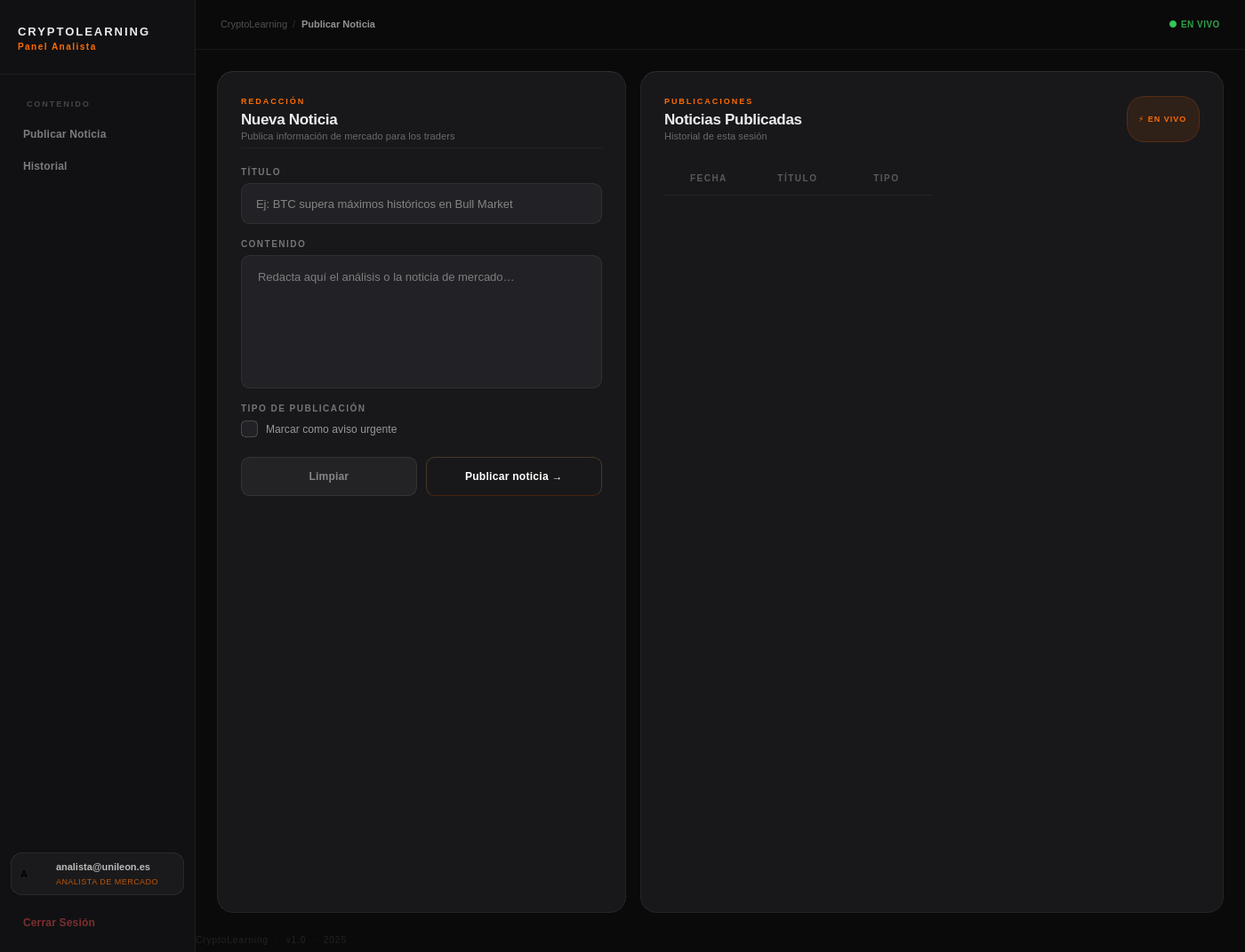
<?xml version="1.0" encoding="UTF-8"?>
<ui version="4.0">
 <class>AnalistaWindow</class>
 <widget class="QMainWindow" name="AnalistaWindow">
  <property name="geometry">
   <rect><x>0</x><y>0</y><width>1400</width><height>860</height></rect>
  </property>
  <property name="windowTitle">
   <string>CryptoLearning — Panel Analista</string>
  </property>

  <property name="styleSheet">
   <string notr="true">

/* ═══════════════════════════════════════════════════════════════════════
   CRYPTOLEARNING  ·  PANEL ANALISTA
   Apple Spatial Design  ·  Dark Matter Edition
   ═══════════════════════════════════════════════════════════════════════
   Palette:
     Surface-0  #0A0A0B   — void black
     Surface-1  #111113   — deep base
     Surface-2  #18181B   — card ground
     Surface-3  #222226   — raised card
     Surface-4  #2C2C31   — input field
     Divider    rgba(255,255,255,0.06)
     Border     rgba(255,255,255,0.10)
     Border-hi  rgba(255,255,255,0.16)
     Accent     #FF6B00   — CryptoOrange
     Accent-hi  #FF8C2A   — warm highlight
     Accent-glo rgba(255,107,0,0.14)
     Text-pri   rgba(255,255,255,0.92)
     Text-sec   rgba(255,255,255,0.50)
     Text-ter   rgba(255,255,255,0.25)
   ═══════════════════════════════════════════════════════════════════════ */

/* ── BASE ───────────────────────────────────────────────────────────── */
QMainWindow, QWidget#centralwidget {
    background-color: #0A0A0B;
    font-family: "SF Pro Display", "Helvetica Neue", "Segoe UI Variable", Arial, sans-serif;
}
QFrame { background: transparent; border: none; }

/* ── SIDEBAR ────────────────────────────────────────────────────────── */
QFrame#sidebar {
    background-color: #111113;
    border-right: 1px solid rgba(255, 255, 255, 0.06);
}

/* ── LOGO ───────────────────────────────────────────────────────────── */
QLabel#lbl_sidebar_logo {
    color: rgba(255, 255, 255, 0.92);
    font-size: 13px;
    font-weight: 700;
    font-family: "SF Pro Display", "Helvetica Neue", Arial, sans-serif;
    letter-spacing: 2px;
    qproperty-alignment: AlignLeft;
}
QLabel#lbl_sidebar_sub {
    color: #FF6B00;
    font-size: 10px;
    font-weight: 500;
    font-family: "SF Pro Text", "Helvetica Neue", Arial, sans-serif;
    letter-spacing: 1.5px;
    qproperty-alignment: AlignLeft;
}

/* ── SEPARADOR ──────────────────────────────────────────────────────── */
QFrame#sep_sidebar {
    background-color: rgba(255, 255, 255, 0.06);
    min-height: 1px;
    max-height: 1px;
    border: none;
}

/* ── SECCIÓN NAV LABEL ──────────────────────────────────────────────── */
QLabel#lbl_nav_section {
    color: rgba(255, 255, 255, 0.22);
    font-size: 9px;
    font-weight: 600;
    font-family: "SF Pro Text", "Helvetica Neue", Arial, sans-serif;
    letter-spacing: 2px;
    padding-left: 16px;
}

/* ── BOTONES NAV ────────────────────────────────────────────────────── */
QPushButton#btn_nav_noticias,
QPushButton#btn_nav_historial,
QPushButton#btn_nav_salir {
    background: transparent;
    color: rgba(255, 255, 255, 0.45);
    font-size: 12px;
    font-weight: 500;
    font-family: "SF Pro Text", "Helvetica Neue", Arial, sans-serif;
    letter-spacing: 0.2px;
    border: none;
    border-radius: 10px;
    padding: 10px 14px 10px 14px;
    text-align: left;
}
QPushButton#btn_nav_noticias:hover,
QPushButton#btn_nav_historial:hover {
    background: rgba(255, 255, 255, 0.05);
    color: rgba(255, 255, 255, 0.80);
}
QPushButton#btn_nav_noticias:pressed,
QPushButton#btn_nav_historial:pressed {
    background: rgba(255, 107, 0, 0.10);
    color: #FF8C2A;
}
QPushButton#btn_nav_salir {
    color: rgba(255, 80, 80, 0.45);
}
QPushButton#btn_nav_salir:hover {
    background: rgba(255, 60, 60, 0.07);
    color: rgba(255, 100, 100, 0.80);
}

/* ── INDICADOR ACTIVO ───────────────────────────────────────────────── */
QPushButton#btn_nav_noticias[active="true"] {
    background: rgba(255, 107, 0, 0.12);
    color: #FF8C2A;
}

/* ── AVATAR USUARIO ─────────────────────────────────────────────────── */
QFrame#user_pill {
    background: rgba(255, 255, 255, 0.04);
    border: 1px solid rgba(255, 255, 255, 0.08);
    border-radius: 12px;
}
QLabel#lbl_user_name {
    color: rgba(255, 255, 255, 0.70);
    font-size: 11px;
    font-weight: 500;
    font-family: "SF Pro Text", "Helvetica Neue", Arial, sans-serif;
}
QLabel#lbl_user_role {
    color: rgba(255, 107, 0, 0.70);
    font-size: 9px;
    font-weight: 400;
    font-family: "SF Pro Text", "Helvetica Neue", Arial, sans-serif;
    letter-spacing: 0.5px;
}
QLabel#lbl_user_avatar {
    background: qlineargradient(x1:0,y1:0,x2:1,y2:1,
        stop:0 #FF6B00, stop:1 #FF3D00);
    color: #000000;
    font-size: 11px;
    font-weight: 700;
    font-family: "SF Pro Display", "Helvetica Neue", Arial, sans-serif;
    border-radius: 10px;
    qproperty-alignment: AlignCenter;
}

/* ── ÁREA PRINCIPAL ─────────────────────────────────────────────────── */
QFrame#main_area {
    background-color: #0A0A0B;
}

/* ── TOPBAR ─────────────────────────────────────────────────────────── */
QFrame#topbar {
    background-color: rgba(10, 10, 11, 0.85);
    border-bottom: 1px solid rgba(255, 255, 255, 0.06);
}
QLabel#lbl_topbar_title {
    color: rgba(255, 255, 255, 0.92);
    font-size: 15px;
    font-weight: 600;
    font-family: "SF Pro Display", "Helvetica Neue", Arial, sans-serif;
    letter-spacing: -0.2px;
}
QLabel#lbl_topbar_breadcrumb {
    color: rgba(255, 255, 255, 0.28);
    font-size: 11px;
    font-weight: 400;
    font-family: "SF Pro Text", "Helvetica Neue", Arial, sans-serif;
}
QLabel#lbl_topbar_breadcrumb_sep {
    color: rgba(255, 255, 255, 0.15);
    font-size: 11px;
    font-family: "SF Pro Text", "Helvetica Neue", Arial, sans-serif;
}
QLabel#lbl_topbar_breadcrumb_active {
    color: rgba(255, 255, 255, 0.55);
    font-size: 11px;
    font-weight: 500;
    font-family: "SF Pro Text", "Helvetica Neue", Arial, sans-serif;
}

/* ── BADGE LIVE ─────────────────────────────────────────────────────── */
QLabel#lbl_live_dot {
    background: #34C759;
    border-radius: 4px;
    min-width: 8px;
    max-width: 8px;
    min-height: 8px;
    max-height: 8px;
}
QLabel#lbl_live_text {
    color: rgba(52, 199, 89, 0.80);
    font-size: 10px;
    font-weight: 600;
    font-family: "SF Pro Text", "Helvetica Neue", Arial, sans-serif;
    letter-spacing: 0.5px;
}

/* ── CARD GLASSMORPHISM ─────────────────────────────────────────────── */
QFrame#card_publicar {
    background-color: #18181B;
    border: 1px solid rgba(255, 255, 255, 0.08);
    border-top: 1px solid rgba(255, 255, 255, 0.12);
    border-radius: 18px;
}
QFrame#card_historial {
    background-color: #18181B;
    border: 1px solid rgba(255, 255, 255, 0.08);
    border-top: 1px solid rgba(255, 255, 255, 0.12);
    border-radius: 18px;
}

/* ── ACCENT LINE TOP CARD ───────────────────────────────────────────── */
QFrame#card_accent_pub,
QFrame#card_accent_hist {
    background: qlineargradient(
        x1:0, y1:0, x2:1, y2:0,
        stop:0.00 rgba(255, 107, 0,   0),
        stop:0.30 rgba(255, 107, 0, 160),
        stop:0.50 rgba(255, 160, 0, 255),
        stop:0.70 rgba(255, 107, 0, 160),
        stop:1.00 rgba(255, 107, 0,   0)
    );
    min-height: 1px;
    max-height: 1px;
    border: none;
    border-radius: 0px;
}

/* ── TÍTULOS DE CARD ────────────────────────────────────────────────── */
QLabel#lbl_card_eyebrow,
QLabel#lbl_hist_eyebrow {
    color: #FF6B00;
    font-size: 9px;
    font-weight: 600;
    font-family: "SF Pro Text", "Helvetica Neue", Arial, sans-serif;
    letter-spacing: 2px;
}
QLabel#lbl_card_titulo,
QLabel#lbl_hist_titulo {
    color: rgba(255, 255, 255, 0.92);
    font-size: 17px;
    font-weight: 600;
    font-family: "SF Pro Display", "Helvetica Neue", Arial, sans-serif;
    letter-spacing: -0.3px;
}
QLabel#lbl_card_desc,
QLabel#lbl_hist_desc {
    color: rgba(255, 255, 255, 0.35);
    font-size: 11px;
    font-weight: 400;
    font-family: "SF Pro Text", "Helvetica Neue", Arial, sans-serif;
    letter-spacing: 0.1px;
}

/* ── ETIQUETAS CAMPO ────────────────────────────────────────────────── */
QLabel#lbl_f_titulo,
QLabel#lbl_f_cuerpo,
QLabel#lbl_f_tipo {
    color: rgba(255, 255, 255, 0.40);
    font-size: 10px;
    font-weight: 600;
    font-family: "SF Pro Text", "Helvetica Neue", Arial, sans-serif;
    letter-spacing: 1.5px;
}

/* ── INPUT TITLE ────────────────────────────────────────────────────── */
QLineEdit#input_titulo {
    background-color: #222226;
    border: 1px solid rgba(255, 255, 255, 0.08);
    border-radius: 10px;
    color: rgba(255, 255, 255, 0.88);
    padding: 11px 14px;
    font-size: 13px;
    font-weight: 400;
    font-family: "SF Pro Text", "Helvetica Neue", Arial, sans-serif;
    min-height: 22px;
    selection-background-color: rgba(255, 107, 0, 0.30);
    selection-color: #FFFFFF;
}
QLineEdit#input_titulo:hover {
    background-color: #27272C;
    border: 1px solid rgba(255, 255, 255, 0.13);
}
QLineEdit#input_titulo:focus {
    background-color: #222226;
    border: 1px solid rgba(255, 107, 0, 0.60);
    color: #FFFFFF;
}

/* ── TEXTAREA CUERPO ────────────────────────────────────────────────── */
QTextEdit#input_cuerpo {
    background-color: #222226;
    border: 1px solid rgba(255, 255, 255, 0.08);
    border-radius: 10px;
    color: rgba(255, 255, 255, 0.82);
    padding: 12px 14px;
    font-size: 13px;
    font-weight: 400;
    font-family: "SF Pro Text", "Helvetica Neue", Arial, sans-serif;
    selection-background-color: rgba(255, 107, 0, 0.30);
    selection-color: #FFFFFF;
}
QTextEdit#input_cuerpo:hover {
    background-color: #27272C;
    border: 1px solid rgba(255, 255, 255, 0.13);
}
QTextEdit#input_cuerpo:focus {
    background-color: #222226;
    border: 1px solid rgba(255, 107, 0, 0.60);
    color: #FFFFFF;
}

/* ── CHECKBOX ───────────────────────────────────────────────────────── */
QCheckBox#chk_aviso {
    color: rgba(255, 255, 255, 0.55);
    font-size: 12px;
    font-weight: 400;
    font-family: "SF Pro Text", "Helvetica Neue", Arial, sans-serif;
    letter-spacing: 0.1px;
    spacing: 9px;
}
QCheckBox#chk_aviso::indicator {
    width: 17px;
    height: 17px;
    border-radius: 5px;
    border: 1px solid rgba(255, 255, 255, 0.18);
    background-color: #222226;
}
QCheckBox#chk_aviso::indicator:hover {
    border: 1px solid rgba(255, 107, 0, 0.55);
    background-color: rgba(255, 107, 0, 0.08);
}
QCheckBox#chk_aviso::indicator:checked {
    background: qlineargradient(x1:0,y1:0,x2:1,y2:1,
        stop:0 #FF6B00, stop:1 #FF3D00);
    border: 1px solid rgba(255, 150, 50, 0.50);
}

/* ── BOTÓN PUBLICAR (CTA primario) ──────────────────────────────────── */
QPushButton#btn_publicar {
    background: qlineargradient(
        x1:0, y1:0, x2:0, y2:1,
        stop:0.0  #FF7A1A,
        stop:1.0  #FF5500
    );
    color: #FFFFFF;
    font-weight: 600;
    font-size: 12px;
    font-family: "SF Pro Text", "Helvetica Neue", Arial, sans-serif;
    letter-spacing: 0.3px;
    border-radius: 10px;
    border: 1px solid rgba(255, 180, 80, 0.20);
    border-bottom: 1px solid rgba(150, 50, 0, 0.40);
    min-height: 42px;
    padding: 0 22px;
}
QPushButton#btn_publicar:hover {
    background: qlineargradient(
        x1:0, y1:0, x2:0, y2:1,
        stop:0.0  #FF8C2A,
        stop:1.0  #FF6600
    );
}
QPushButton#btn_publicar:pressed {
    background: qlineargradient(
        x1:0, y1:0, x2:0, y2:1,
        stop:0.0  #E05800,
        stop:1.0  #CC4400
    );
    padding-top: 1px;
}

/* ── BOTÓN LIMPIAR (secundario) ─────────────────────────────────────── */
QPushButton#btn_limpiar {
    background-color: rgba(255, 255, 255, 0.05);
    color: rgba(255, 255, 255, 0.45);
    font-size: 12px;
    font-weight: 500;
    font-family: "SF Pro Text", "Helvetica Neue", Arial, sans-serif;
    letter-spacing: 0.2px;
    border: 1px solid rgba(255, 255, 255, 0.10);
    border-radius: 10px;
    min-height: 42px;
    padding: 0 22px;
}
QPushButton#btn_limpiar:hover {
    background-color: rgba(255, 255, 255, 0.09);
    color: rgba(255, 255, 255, 0.75);
    border: 1px solid rgba(255, 255, 255, 0.18);
}
QPushButton#btn_limpiar:pressed {
    background-color: rgba(255, 255, 255, 0.04);
}

/* ── IMAGEN DECORATIVA CARD PUBLICAR ────────────────────────────────── */
QLabel#lbl_pub_image {
    border-radius: 10px;
    qproperty-alignment: AlignCenter;
}

/* ── TABLA ──────────────────────────────────────────────────────────── */
QTableWidget#tabla_noticias {
    background: transparent;
    border: none;
    gridline-color: rgba(255, 255, 255, 0.04);
    color: rgba(255, 255, 255, 0.80);
    font-size: 12px;
    font-weight: 400;
    font-family: "SF Pro Text", "Helvetica Neue", Arial, sans-serif;
    selection-background-color: rgba(255, 107, 0, 0.10);
    selection-color: rgba(255, 255, 255, 0.92);
    outline: none;
}
QTableWidget#tabla_noticias::item {
    padding: 11px 14px;
    border-bottom: 1px solid rgba(255, 255, 255, 0.04);
}
QTableWidget#tabla_noticias::item:selected {
    background-color: rgba(255, 107, 0, 0.08);
    color: rgba(255, 255, 255, 0.92);
    border-radius: 0px;
}
QTableWidget#tabla_noticias::item:hover {
    background-color: rgba(255, 255, 255, 0.03);
}
QHeaderView::section {
    background-color: transparent;
    color: rgba(255, 255, 255, 0.28);
    font-size: 10px;
    font-weight: 600;
    font-family: "SF Pro Text", "Helvetica Neue", Arial, sans-serif;
    letter-spacing: 1.5px;
    padding: 10px 14px;
    border: none;
    border-bottom: 1px solid rgba(255, 255, 255, 0.06);
}
QHeaderView::section:first {
    border-top-left-radius: 0px;
}
QHeaderView::section:last {
    border-top-right-radius: 0px;
}

/* ── SCROLLBAR ──────────────────────────────────────────────────────── */
QScrollBar:vertical {
    background: transparent;
    width: 5px;
    border-radius: 3px;
    margin: 4px 0;
}
QScrollBar::handle:vertical {
    background: rgba(255, 255, 255, 0.14);
    border-radius: 3px;
    min-height: 24px;
}
QScrollBar::handle:vertical:hover {
    background: rgba(255, 107, 0, 0.45);
}
QScrollBar::add-line:vertical,
QScrollBar::sub-line:vertical { height: 0; }
QScrollBar::add-page:vertical,
QScrollBar::sub-page:vertical { background: transparent; }

/* ── BADGE AVISO URGENTE ────────────────────────────────────────────── */
QLabel#lbl_badge_aviso {
    color: #FF6B00;
    background: rgba(255, 107, 0, 0.10);
    border: 1px solid rgba(255, 107, 0, 0.22);
    border-radius: 20px;
    font-size: 9px;
    font-weight: 600;
    font-family: "SF Pro Text", "Helvetica Neue", Arial, sans-serif;
    letter-spacing: 1px;
    padding: 3px 10px;
}

/* ── SEPARADOR INTERNO ──────────────────────────────────────────────── */
QFrame#sep_card {
    background-color: rgba(255, 255, 255, 0.05);
    min-height: 1px;
    max-height: 1px;
    border: none;
}

/* ── PIE ────────────────────────────────────────────────────────────── */
QLabel#lbl_version {
    color: rgba(255, 255, 255, 0.10);
    font-size: 10px;
    font-weight: 400;
    font-family: "SF Pro Text", "Helvetica Neue", Arial, sans-serif;
    letter-spacing: 1px;
    qproperty-alignment: AlignCenter;
}

   </string>
  </property>

  <widget class="QWidget" name="centralwidget">
   <layout class="QHBoxLayout" name="root_layout">
    <property name="spacing"><number>0</number></property>
    <property name="leftMargin"><number>0</number></property>
    <property name="topMargin"><number>0</number></property>
    <property name="rightMargin"><number>0</number></property>
    <property name="bottomMargin"><number>0</number></property>

    <!-- ══════════════════════════════════
         SIDEBAR — 220px fixed
         ══════════════════════════════════ -->
    <item>
     <widget class="QFrame" name="sidebar">
      <property name="minimumSize"><size><width>220</width><height>0</height></size></property>
      <property name="maximumSize"><size><width>220</width><height>16777215</height></size></property>
      <layout class="QVBoxLayout" name="vl_sidebar">
       <property name="spacing"><number>0</number></property>
       <property name="leftMargin"><number>0</number></property>
       <property name="topMargin"><number>0</number></property>
       <property name="rightMargin"><number>0</number></property>
       <property name="bottomMargin"><number>0</number></property>

       <!-- LOGO BLOQUE -->
       <item>
        <layout class="QVBoxLayout" name="vl_logo">
         <property name="leftMargin"><number>20</number></property>
         <property name="topMargin"><number>28</number></property>
         <property name="rightMargin"><number>20</number></property>
         <property name="bottomMargin"><number>24</number></property>
         <property name="spacing"><number>3</number></property>
         <item>
          <widget class="QLabel" name="lbl_sidebar_logo">
           <property name="text"><string>CRYPTOLEARNING</string></property>
          </widget>
         </item>
         <item>
          <widget class="QLabel" name="lbl_sidebar_sub">
           <property name="text"><string>Panel Analista</string></property>
          </widget>
         </item>
        </layout>
       </item>

       <!-- DIVISOR -->
       <item>
        <widget class="QFrame" name="sep_sidebar">
         <property name="frameShape"><enum>QFrame::HLine</enum></property>
         <property name="minimumSize"><size><width>0</width><height>1</height></size></property>
         <property name="maximumSize"><size><width>16777215</width><height>1</height></size></property>
        </widget>
       </item>

       <!-- NAVEGACIÓN -->
       <item>
        <layout class="QVBoxLayout" name="vl_nav">
         <property name="spacing"><number>2</number></property>
         <property name="leftMargin"><number>12</number></property>
         <property name="topMargin"><number>20</number></property>
         <property name="rightMargin"><number>12</number></property>
         <property name="bottomMargin"><number>0</number></property>

         <!-- Etiqueta sección -->
         <item>
          <widget class="QLabel" name="lbl_nav_section">
           <property name="text"><string>CONTENIDO</string></property>
           <property name="minimumSize"><size><width>0</width><height>24</height></size></property>
          </widget>
         </item>

         <item><spacer name="sp_nav_lbl"><property name="orientation"><enum>Qt::Vertical</enum></property><property name="sizeType"><enum>QSizePolicy::Fixed</enum></property><property name="sizeHint" stdset="0"><size><width>0</width><height>4</height></size></property></spacer></item>

         <item>
          <widget class="QPushButton" name="btn_nav_noticias">
           <property name="cursor"><cursorShape>PointingHandCursor</cursorShape></property>
           <property name="text"><string>Publicar Noticia</string></property>
          </widget>
         </item>
         <item>
          <widget class="QPushButton" name="btn_nav_historial">
           <property name="cursor"><cursorShape>PointingHandCursor</cursorShape></property>
           <property name="text"><string>Historial</string></property>
          </widget>
         </item>
        </layout>
       </item>

       <!-- SPACER CRECER -->
       <item>
        <spacer name="sp_nav_grow">
         <property name="orientation"><enum>Qt::Vertical</enum></property>
         <property name="sizeType"><enum>QSizePolicy::Expanding</enum></property>
         <property name="sizeHint" stdset="0"><size><width>0</width><height>0</height></size></property>
        </spacer>
       </item>

       <!-- DIVISOR inferior -->
       <item>
        <widget class="QFrame" name="sep_sidebar_bot">
         <property name="objectName"><string>sep_sidebar</string></property>
         <property name="frameShape"><enum>QFrame::HLine</enum></property>
         <property name="minimumSize"><size><width>0</width><height>1</height></size></property>
         <property name="maximumSize"><size><width>16777215</width><height>1</height></size></property>
        </widget>
       </item>

       <!-- USER PILL -->
       <item>
        <layout class="QVBoxLayout" name="vl_user">
         <property name="leftMargin"><number>12</number></property>
         <property name="topMargin"><number>14</number></property>
         <property name="rightMargin"><number>12</number></property>
         <property name="bottomMargin"><number>14</number></property>
         <item>
          <widget class="QFrame" name="user_pill">
           <layout class="QHBoxLayout" name="hl_user_pill">
            <property name="leftMargin"><number>10</number></property>
            <property name="topMargin"><number>8</number></property>
            <property name="rightMargin"><number>10</number></property>
            <property name="bottomMargin"><number>8</number></property>
            <property name="spacing"><number>10</number></property>
            <item>
             <widget class="QLabel" name="lbl_user_avatar">
              <property name="text"><string>A</string></property>
              <property name="minimumSize"><size><width>30</width><height>30</height></size></property>
              <property name="maximumSize"><size><width>30</width><height>30</height></size></property>
             </widget>
            </item>
            <item>
             <layout class="QVBoxLayout" name="vl_user_info">
              <property name="spacing"><number>1</number></property>
              <item>
               <widget class="QLabel" name="lbl_user_name">
                <property name="text"><string>analista@unileon.es</string></property>
               </widget>
              </item>
              <item>
               <widget class="QLabel" name="lbl_user_role">
                <property name="text"><string>ANALISTA DE MERCADO</string></property>
               </widget>
              </item>
             </layout>
            </item>
           </layout>
          </widget>
         </item>
        </layout>
       </item>

       <!-- CERRAR SESIÓN -->
       <item>
        <layout class="QVBoxLayout" name="vl_salir">
         <property name="leftMargin"><number>12</number></property>
         <property name="topMargin"><number>0</number></property>
         <property name="rightMargin"><number>12</number></property>
         <property name="bottomMargin"><number>16</number></property>
         <item>
          <widget class="QPushButton" name="btn_nav_salir">
           <property name="cursor"><cursorShape>PointingHandCursor</cursorShape></property>
           <property name="text"><string>Cerrar Sesión</string></property>
          </widget>
         </item>
        </layout>
       </item>

      </layout>
     </widget>
    </item>

    <!-- ══════════════════════════════════
         ÁREA PRINCIPAL
         ══════════════════════════════════ -->
    <item>
     <widget class="QFrame" name="main_area">
      <layout class="QVBoxLayout" name="vl_main">
       <property name="spacing"><number>0</number></property>
       <property name="leftMargin"><number>0</number></property>
       <property name="topMargin"><number>0</number></property>
       <property name="rightMargin"><number>0</number></property>
       <property name="bottomMargin"><number>0</number></property>

       <!-- TOPBAR -->
       <item>
        <widget class="QFrame" name="topbar">
         <property name="minimumSize"><size><width>0</width><height>56</height></size></property>
         <property name="maximumSize"><size><width>16777215</width><height>56</height></size></property>
         <layout class="QHBoxLayout" name="hl_topbar">
          <property name="leftMargin"><number>28</number></property>
          <property name="rightMargin"><number>28</number></property>
          <property name="topMargin"><number>0</number></property>
          <property name="bottomMargin"><number>0</number></property>
          <property name="spacing"><number>6</number></property>

          <!-- Breadcrumb izquierda -->
          <item>
           <layout class="QHBoxLayout" name="hl_breadcrumb">
            <property name="spacing"><number>5</number></property>
            <item>
             <widget class="QLabel" name="lbl_topbar_breadcrumb">
              <property name="text"><string>CryptoLearning</string></property>
             </widget>
            </item>
            <item>
             <widget class="QLabel" name="lbl_topbar_breadcrumb_sep">
              <property name="text"><string>/</string></property>
             </widget>
            </item>
            <item>
             <widget class="QLabel" name="lbl_topbar_breadcrumb_active">
              <property name="text"><string>Publicar Noticia</string></property>
             </widget>
            </item>
           </layout>
          </item>

          <item>
           <spacer name="hs_topbar">
            <property name="orientation"><enum>Qt::Horizontal</enum></property>
            <property name="sizeHint" stdset="0"><size><width>0</width><height>0</height></size></property>
           </spacer>
          </item>

          <!-- Badge LIVE -->
          <item>
           <layout class="QHBoxLayout" name="hl_live">
            <property name="spacing"><number>5</number></property>
            <item>
             <widget class="QLabel" name="lbl_live_dot">
              <property name="text"><string></string></property>
              <property name="minimumSize"><size><width>8</width><height>8</height></size></property>
              <property name="maximumSize"><size><width>8</width><height>8</height></size></property>
             </widget>
            </item>
            <item>
             <widget class="QLabel" name="lbl_live_text">
              <property name="text"><string>EN VIVO</string></property>
             </widget>
            </item>
           </layout>
          </item>

         </layout>
        </widget>
       </item>

       <!-- CONTENIDO CENTRAL -->
       <item>
        <layout class="QHBoxLayout" name="hl_content">
         <property name="spacing"><number>16</number></property>
         <property name="leftMargin"><number>24</number></property>
         <property name="topMargin"><number>24</number></property>
         <property name="rightMargin"><number>24</number></property>
         <property name="bottomMargin"><number>16</number></property>

         <!-- ══════════════════════
              CARD PUBLICAR
              ══════════════════════ -->
         <item>
          <widget class="QFrame" name="card_publicar">
           <property name="minimumSize"><size><width>400</width><height>0</height></size></property>
           <property name="maximumSize"><size><width>460</width><height>16777215</height></size></property>
           <layout class="QVBoxLayout" name="vl_publicar">
            <property name="spacing"><number>0</number></property>
            <property name="leftMargin"><number>0</number></property>
            <property name="topMargin"><number>0</number></property>
            <property name="rightMargin"><number>0</number></property>
            <property name="bottomMargin"><number>0</number></property>

            <!-- Accent line top -->
            <item>
             <widget class="QFrame" name="card_accent_pub">
              <property name="frameShape"><enum>QFrame::HLine</enum></property>
              <property name="minimumSize"><size><width>0</width><height>1</height></size></property>
              <property name="maximumSize"><size><width>16777215</width><height>1</height></size></property>
             </widget>
            </item>

            <!-- Inner padding -->
            <item>
             <layout class="QVBoxLayout" name="vl_pub_inner">
              <property name="spacing"><number>0</number></property>
              <property name="leftMargin"><number>26</number></property>
              <property name="topMargin"><number>26</number></property>
              <property name="rightMargin"><number>26</number></property>
              <property name="bottomMargin"><number>26</number></property>

              <!-- Header card -->
              <item>
               <widget class="QLabel" name="lbl_card_eyebrow">
                <property name="text"><string>REDACCIÓN</string></property>
               </widget>
              </item>
              <item><spacer name="sp_ey1"><property name="orientation"><enum>Qt::Vertical</enum></property><property name="sizeType"><enum>QSizePolicy::Fixed</enum></property><property name="sizeHint" stdset="0"><size><width>0</width><height>5</height></size></property></spacer></item>
              <item>
               <widget class="QLabel" name="lbl_card_titulo">
                <property name="text"><string>Nueva Noticia</string></property>
               </widget>
              </item>
              <item><spacer name="sp_ey2"><property name="orientation"><enum>Qt::Vertical</enum></property><property name="sizeType"><enum>QSizePolicy::Fixed</enum></property><property name="sizeHint" stdset="0"><size><width>0</width><height>3</height></size></property></spacer></item>
              <item>
               <widget class="QLabel" name="lbl_card_desc">
                <property name="text"><string>Publica información de mercado para los traders</string></property>
               </widget>
              </item>

              <item><spacer name="sp_c1"><property name="orientation"><enum>Qt::Vertical</enum></property><property name="sizeType"><enum>QSizePolicy::Fixed</enum></property><property name="sizeHint" stdset="0"><size><width>0</width><height>6</height></size></property></spacer></item>

              <!-- Divisor -->
              <item>
               <widget class="QFrame" name="sep_card">
                <property name="frameShape"><enum>QFrame::HLine</enum></property>
                <property name="minimumSize"><size><width>0</width><height>1</height></size></property>
                <property name="maximumSize"><size><width>16777215</width><height>1</height></size></property>
               </widget>
              </item>

              <item><spacer name="sp_c2"><property name="orientation"><enum>Qt::Vertical</enum></property><property name="sizeType"><enum>QSizePolicy::Fixed</enum></property><property name="sizeHint" stdset="0"><size><width>0</width><height>20</height></size></property></spacer></item>

              <!-- CAMPO TÍTULO -->
              <item>
               <widget class="QLabel" name="lbl_f_titulo">
                <property name="text"><string>TÍTULO</string></property>
               </widget>
              </item>
              <item><spacer name="sp_t1"><property name="orientation"><enum>Qt::Vertical</enum></property><property name="sizeType"><enum>QSizePolicy::Fixed</enum></property><property name="sizeHint" stdset="0"><size><width>0</width><height>6</height></size></property></spacer></item>
              <item>
               <widget class="QLineEdit" name="input_titulo">
                <property name="placeholderText"><string>Ej: BTC supera máximos históricos en Bull Market</string></property>
               </widget>
              </item>

              <item><spacer name="sp_t2"><property name="orientation"><enum>Qt::Vertical</enum></property><property name="sizeType"><enum>QSizePolicy::Fixed</enum></property><property name="sizeHint" stdset="0"><size><width>0</width><height>16</height></size></property></spacer></item>

              <!-- CAMPO CUERPO -->
              <item>
               <widget class="QLabel" name="lbl_f_cuerpo">
                <property name="text"><string>CONTENIDO</string></property>
               </widget>
              </item>
              <item><spacer name="sp_t3"><property name="orientation"><enum>Qt::Vertical</enum></property><property name="sizeType"><enum>QSizePolicy::Fixed</enum></property><property name="sizeHint" stdset="0"><size><width>0</width><height>6</height></size></property></spacer></item>
              <item>
               <widget class="QTextEdit" name="input_cuerpo">
                <property name="minimumSize"><size><width>0</width><height>150</height></size></property>
                <property name="placeholderText"><string>Redacta aquí el análisis o la noticia de mercado…</string></property>
               </widget>
              </item>

              <item><spacer name="sp_t4"><property name="orientation"><enum>Qt::Vertical</enum></property><property name="sizeType"><enum>QSizePolicy::Fixed</enum></property><property name="sizeHint" stdset="0"><size><width>0</width><height>16</height></size></property></spacer></item>

              <!-- TIPO DE PUBLICACIÓN -->
              <item>
               <widget class="QLabel" name="lbl_f_tipo">
                <property name="text"><string>TIPO DE PUBLICACIÓN</string></property>
               </widget>
              </item>
              <item><spacer name="sp_t5"><property name="orientation"><enum>Qt::Vertical</enum></property><property name="sizeType"><enum>QSizePolicy::Fixed</enum></property><property name="sizeHint" stdset="0"><size><width>0</width><height>7</height></size></property></spacer></item>
              <item>
               <widget class="QCheckBox" name="chk_aviso">
                <property name="text"><string>Marcar como aviso urgente</string></property>
               </widget>
              </item>

              <item><spacer name="sp_t6"><property name="orientation"><enum>Qt::Vertical</enum></property><property name="sizeType"><enum>QSizePolicy::Fixed</enum></property><property name="sizeHint" stdset="0"><size><width>0</width><height>22</height></size></property></spacer></item>

              <!-- BOTONES -->
              <item>
               <layout class="QHBoxLayout" name="hl_btns">
                <property name="spacing"><number>10</number></property>
                <item>
                 <widget class="QPushButton" name="btn_limpiar">
                  <property name="cursor"><cursorShape>PointingHandCursor</cursorShape></property>
                  <property name="text"><string>Limpiar</string></property>
                 </widget>
                </item>
                <item>
                 <widget class="QPushButton" name="btn_publicar">
                  <property name="cursor"><cursorShape>PointingHandCursor</cursorShape></property>
                  <property name="text"><string>Publicar noticia →</string></property>
                 </widget>
                </item>
               </layout>
              </item>

              <!-- ── IMAGEN DECORATIVA (misma que pantalla de acceso) ── -->
              <item><spacer name="sp_img_top"><property name="orientation"><enum>Qt::Vertical</enum></property><property name="sizeType"><enum>QSizePolicy::Fixed</enum></property><property name="sizeHint" stdset="0"><size><width>0</width><height>18</height></size></property></spacer></item>
                <item>
                 <layout class="QHBoxLayout" name="hl_pub_image">
                  <item>
                   <spacer name="hs_img_l"><property name="orientation"><enum>Qt::Horizontal</enum></property><property name="sizeHint" stdset="0"><size><width>0</width><height>0</height></size></property></spacer>
                  </item>
                  <item>
                   <widget class="QLabel" name="lbl_pub_image">
                    <property name="minimumSize"><size><width>250</width><height>250</height></size></property>
                    <property name="maximumSize"><size><width>250</width><height>250</height></size></property>
                    <property name="text"><string></string></property>
                    <property name="pixmap"><pixmap>../../../imagen.png</pixmap></property>
                    <property name="scaledContents"><bool>true</bool></property>
                    <property name="alignment"><set>Qt::AlignHCenter|Qt::AlignVCenter</set></property>
                   </widget>
                  </item>
                  <item>
                   <spacer name="hs_img_r"><property name="orientation"><enum>Qt::Horizontal</enum></property><property name="sizeHint" stdset="0"><size><width>0</width><height>0</height></size></property></spacer>
                  </item>
                 </layout>
                </item>
              <!-- ── FIN IMAGEN DECORATIVA ─────────────────────────── -->
              <!-- SEPARACIÓN entre imágenes -->
              <item><spacer name="sp_img_mid"><property name="orientation"><enum>Qt::Vertical</enum></property><property name="sizeType"><enum>QSizePolicy::Fixed</enum></property><property name="sizeHint" stdset="0"><size><width>0</width><height>14</height></size></property></spacer></item>

              <!-- SEGUNDA IMAGEN -->
              <item>
               <layout class="QHBoxLayout" name="hl_pub_image2">
                <item>
                 <spacer name="hs_img2_l"><property name="orientation"><enum>Qt::Horizontal</enum></property><property name="sizeHint" stdset="0"><size><width>0</width><height>0</height></size></property></spacer>
                </item>
                <item>
                 <widget class="QLabel" name="lbl_pub_image2">
                  <property name="minimumSize"><size><width>160</width><height>160</height></size></property>
                  <property name="maximumSize"><size><width>160</width><height>160</height></size></property>
                  <property name="text"><string></string></property>
                  <property name="pixmap"><pixmap>../../../destello.png</pixmap></property>
                  <property name="scaledContents"><bool>true</bool></property>
                  <property name="alignment"><set>Qt::AlignHCenter|Qt::AlignVCenter</set></property>
                 </widget>
                </item>
                <item>
                 <spacer name="hs_img2_r"><property name="orientation"><enum>Qt::Horizontal</enum></property><property name="sizeHint" stdset="0"><size><width>0</width><height>0</height></size></property></spacer>
                </item>
               </layout>
              </item>



              <item>
               <spacer name="sp_bot">
                <property name="orientation"><enum>Qt::Vertical</enum></property>
                <property name="sizeType"><enum>QSizePolicy::Expanding</enum></property>
                <property name="sizeHint" stdset="0"><size><width>0</width><height>0</height></size></property>
               </spacer>
              </item>

             </layout>
            </item>
           </layout>
          </widget>
         </item>

         <!-- ══════════════════════
              CARD HISTORIAL
              ══════════════════════ -->
         <item>
          <widget class="QFrame" name="card_historial">
           <layout class="QVBoxLayout" name="vl_hist">
            <property name="spacing"><number>0</number></property>
            <property name="leftMargin"><number>0</number></property>
            <property name="topMargin"><number>0</number></property>
            <property name="rightMargin"><number>0</number></property>
            <property name="bottomMargin"><number>0</number></property>

            <!-- Accent line top -->
            <item>
             <widget class="QFrame" name="card_accent_hist">
              <property name="frameShape"><enum>QFrame::HLine</enum></property>
              <property name="minimumSize"><size><width>0</width><height>1</height></size></property>
              <property name="maximumSize"><size><width>16777215</width><height>1</height></size></property>
             </widget>
            </item>

            <!-- Inner padding -->
            <item>
             <layout class="QVBoxLayout" name="vl_hist_inner">
              <property name="spacing"><number>0</number></property>
              <property name="leftMargin"><number>26</number></property>
              <property name="topMargin"><number>26</number></property>
              <property name="rightMargin"><number>26</number></property>
              <property name="bottomMargin"><number>26</number></property>

              <!-- Header historial -->
              <item>
               <layout class="QHBoxLayout" name="hl_hist_header">
                <property name="spacing"><number>10</number></property>
                <item>
                 <layout class="QVBoxLayout" name="vl_hist_titles">
                  <property name="spacing"><number>0</number></property>
                  <item>
                   <widget class="QLabel" name="lbl_hist_eyebrow">
                    <property name="text"><string>PUBLICACIONES</string></property>
                   </widget>
                  </item>
                  <item><spacer name="sp_he1"><property name="orientation"><enum>Qt::Vertical</enum></property><property name="sizeType"><enum>QSizePolicy::Fixed</enum></property><property name="sizeHint" stdset="0"><size><width>0</width><height>5</height></size></property></spacer></item>
                  <item>
                   <widget class="QLabel" name="lbl_hist_titulo">
                    <property name="text"><string>Noticias Publicadas</string></property>
                   </widget>
                  </item>
                  <item><spacer name="sp_he2"><property name="orientation"><enum>Qt::Vertical</enum></property><property name="sizeType"><enum>QSizePolicy::Fixed</enum></property><property name="sizeHint" stdset="0"><size><width>0</width><height>3</height></size></property></spacer></item>
                  <item>
                   <widget class="QLabel" name="lbl_hist_desc">
                    <property name="text"><string>Historial de esta sesión</string></property>
                   </widget>
                  </item>
                 </layout>
                </item>
                <item>
                 <spacer name="hs_hist">
                  <property name="orientation"><enum>Qt::Horizontal</enum></property>
                  <property name="sizeHint" stdset="0"><size><width>0</width><height>0</height></size></property>
                 </spacer>
                </item>
                <item>
                 <widget class="QLabel" name="lbl_badge_aviso">
                  <property name="text"><string>⚡ EN VIVO</string></property>
                 </widget>
                </item>
               </layout>
              </item>

              <item><spacer name="sp_h1"><property name="orientation"><enum>Qt::Vertical</enum></property><property name="sizeType"><enum>QSizePolicy::Fixed</enum></property><property name="sizeHint" stdset="0"><size><width>0</width><height>6</height></size></property></spacer></item>

              <!-- Divisor -->
              <item>
               <widget class="QFrame" name="sep_card_hist">
                <property name="objectName"><string>sep_card</string></property>
                <property name="frameShape"><enum>QFrame::HLine</enum></property>
                <property name="minimumSize"><size><width>0</width><height>1</height></size></property>
                <property name="maximumSize"><size><width>16777215</width><height>1</height></size></property>
               </widget>
              </item>

              <item><spacer name="sp_h2"><property name="orientation"><enum>Qt::Vertical</enum></property><property name="sizeType"><enum>QSizePolicy::Fixed</enum></property><property name="sizeHint" stdset="0"><size><width>0</width><height>14</height></size></property></spacer></item>

              <!-- TABLA -->
              <item>
               <widget class="QTableWidget" name="tabla_noticias">
                <property name="frameShape"><enum>QFrame::NoFrame</enum></property>
                <property name="showGrid"><bool>false</bool></property>
                <property name="selectionBehavior"><enum>QAbstractItemView::SelectRows</enum></property>
                <property name="selectionMode"><enum>QAbstractItemView::SingleSelection</enum></property>
                <property name="editTriggers"><set>QAbstractItemView::NoEditTriggers</set></property>
                <property name="alternatingRowColors"><bool>false</bool></property>
                <property name="verticalScrollBarPolicy"><enum>Qt::ScrollBarAsNeeded</enum></property>
                <property name="horizontalScrollBarPolicy"><enum>Qt::ScrollBarAlwaysOff</enum></property>
                <column>
                 <property name="text"><string>FECHA</string></property>
                </column>
                <column>
                 <property name="text"><string>TÍTULO</string></property>
                </column>
                <column>
                 <property name="text"><string>TIPO</string></property>
                </column>
               </widget>
              </item>

             </layout>
            </item>
           </layout>
          </widget>
         </item>

        </layout>
       </item>

       <!-- PIE -->
       <item>
        <widget class="QLabel" name="lbl_version">
         <property name="text"><string>CryptoLearning  ·  v1.0  ·  2025</string></property>
         <property name="minimumSize"><size><width>0</width><height>28</height></size></property>
         <property name="maximumSize"><size><width>16777215</width><height>28</height></size></property>
        </widget>
       </item>

      </layout>
     </widget>
    </item>

   </layout>
  </widget>
 </widget>
 <resources/>
 <connections/>
</ui>
